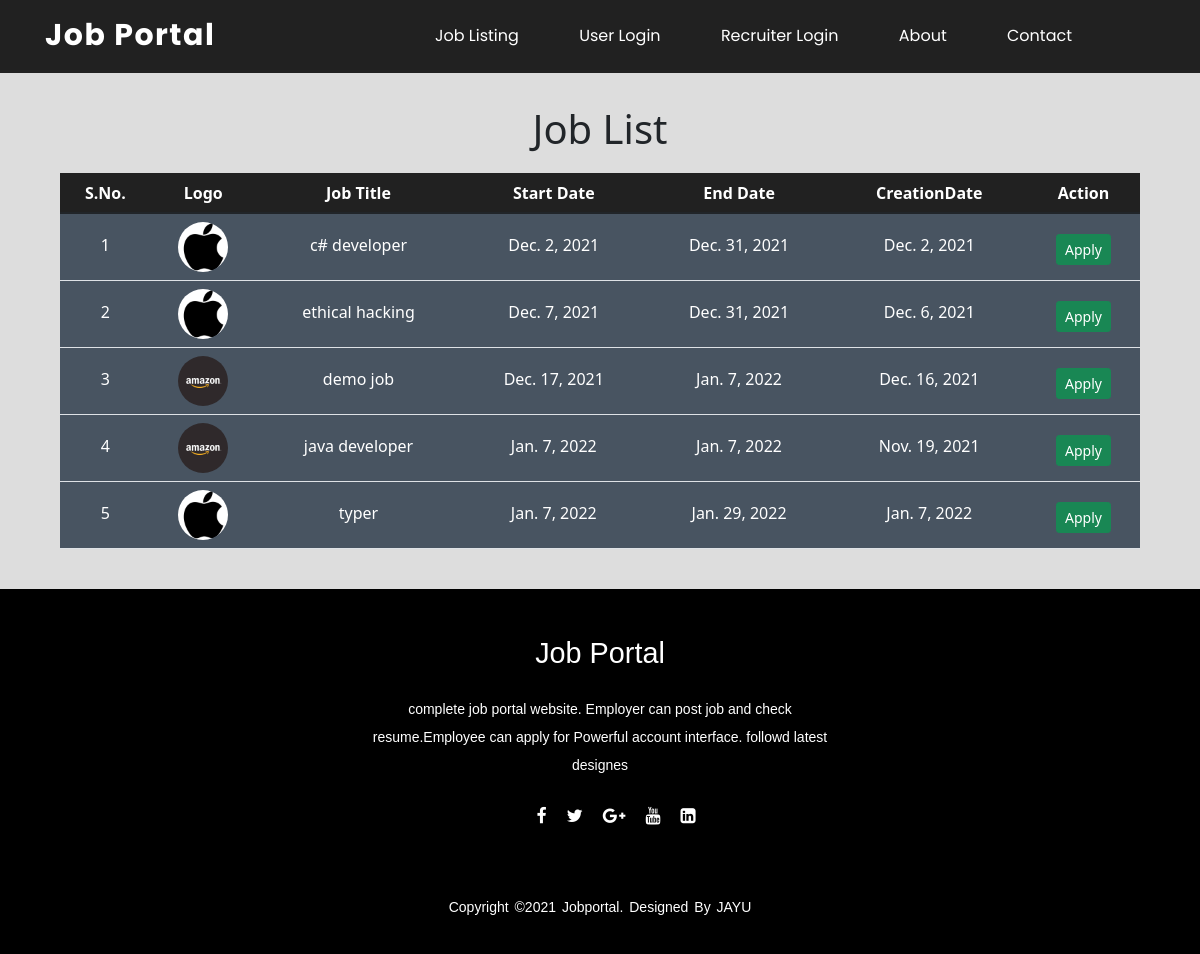
Before: /alljobs_base/ with the older database file.
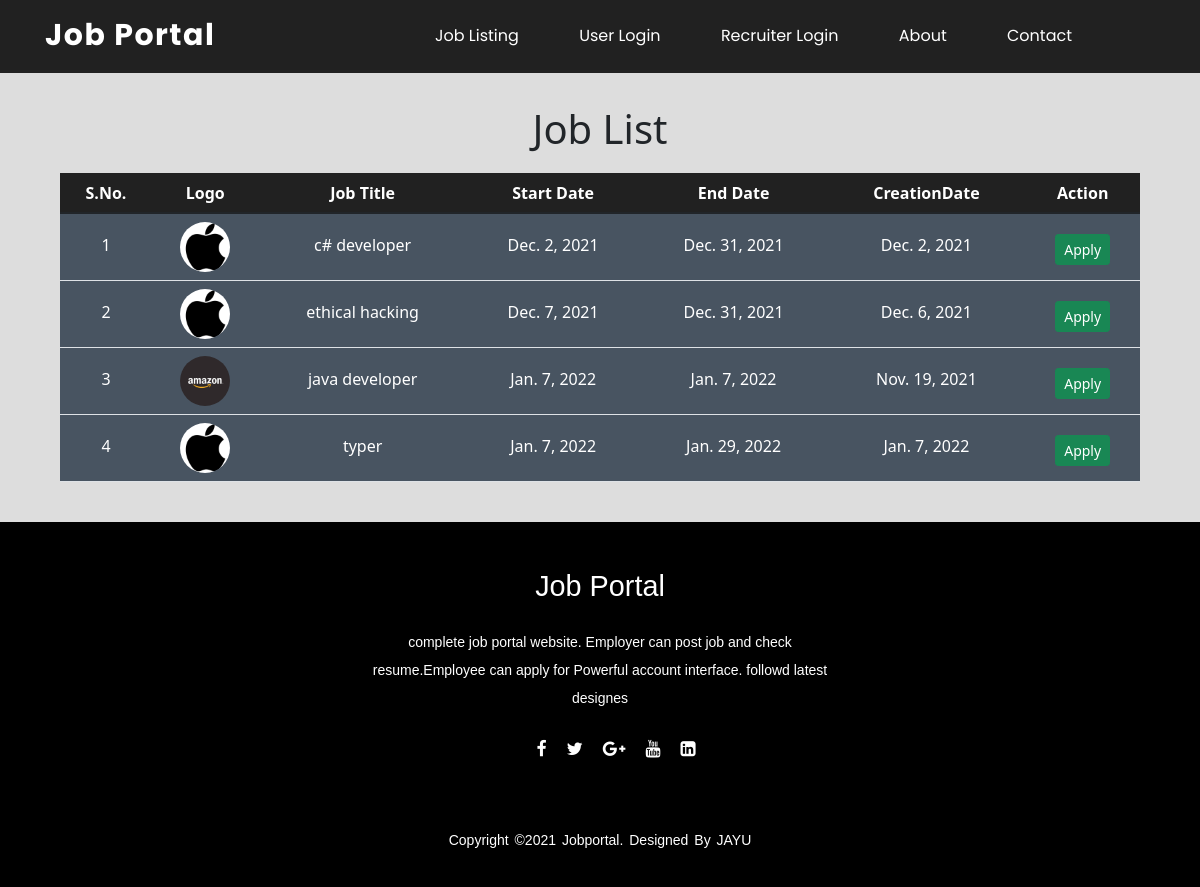
After: the same page with the newer database file.
### job/models.py (models this page shows, shortened)
class jobs(models.Model):
    recruiter1 = models.ForeignKey(recruiter,on_delete=models.CASCADE)
    start_date=models.DateField()
    end_date=models.DateField()
    title=models.CharField(max_length=20)
    salary=models.FloatField(max_length=20)
    description=models.CharField(max_length=100)
    image=models.FileField()
    experience=models.CharField(max_length=100)
    location=models.CharField(max_length=20)
    skills=models.CharField(max_length=100)
    creation_date=models.DateField()

### job/views.py (the view)
# urls.py: path('alljobs_base/',views.alljobs_base,name='alljobs_base'),
def alljobs_base(request):
    job=jobs.objects.all().order_by('start_date')
    d={'job':job}
    return render(request,'job/alljobs_base.html',d)

### templates/job/alljobs_base.html (shortened to what this page needs)
{% extends 'job/base.html' %}
{% load static %}
{% block content %}
<div class="bg1">
<div class="hedinglist">
<br>
<br>
<h2 style="text-align:center;font-size:40px;margin-top:-16px;">Job List </h2>
</div>
<div class="listing">
<table class="table table-hover" id="example" >
<thead>
<tr style="text-align:center;">
    <th>S.No.</th>
    <th>Logo</th>
    <th>Job Title</th>
    <th>Start Date</th>
    <th>End Date</th>
    <th>CreationDate</th>
    <th>Action</th>
</tr>
</thead>
    <tbody>
        {% for i in job %}
            <tr style="background-color:#485461;text-align:center;">
                <td style="text-align:center;padding-top:20px;">{{forloop.counter}}</td>
                <td><a href="{% url 'home' %}"><img src="{{i.image.url}}" height="50px" width="50px" style="border-radius:50%;"> </td>
                <td style="text-align:center;padding-top:20px;">{{i.title}}</td>
                <td style="text-align:center;padding-top:20px;">{{i.start_date}}</td>
                <td style="text-align:center;padding-top:20px;">{{i.end_date}}</td>
                <td style="text-align:center;padding-top:20px;">{{i.creation_date}}</td>
                <td style="text-align:center;padding-top:20px;"><a href="{% url 'user_login' %}" class="btn btn-success btn-sm">Apply</a></td>
            </tr>
        {%endfor%}
    </tbody>
</table>
<br>
</div>
</div>
{%endblock content %}

Changed rows visible on the page:
removed jobs: image (picture), title "demo job", start_date "Dec. 17, 2021", end_date "Jan. 7, 2022", creation_date "Dec. 16, 2021"
